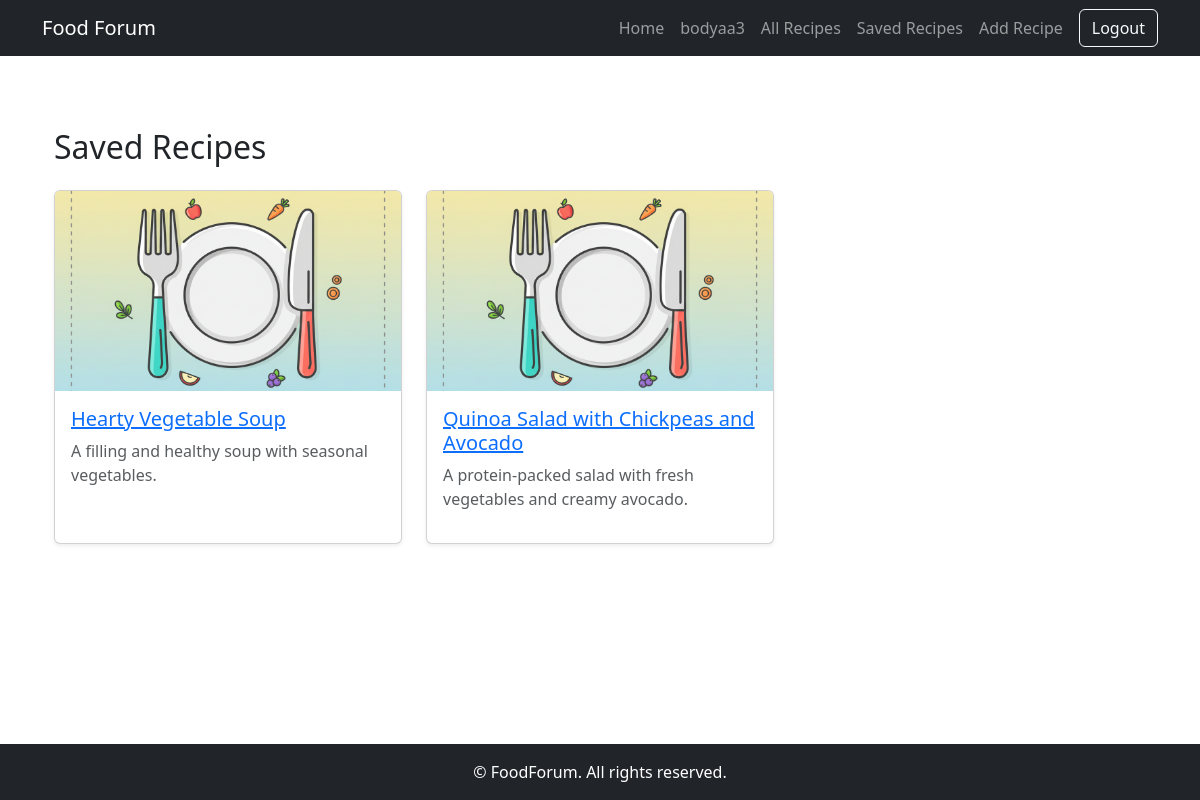
The page /forum/profile/saved/ (signed in) on the database its author committed.
### forum/models.py (models this page shows, shortened)
class FoodForumUser(AbstractUser):
    nickname = models.CharField(
        max_length=30,
        unique=True,
        validators=[MinLengthValidator(2)],
    )
    bio = models.TextField(
        blank=True,
    )
    avatar = models.ImageField(
        upload_to="avatars/",
        blank=True,
        null=True,
        help_text="Profile picture"
    )
    reputation = models.PositiveIntegerField(default=0)
    is_active_contributor = models.BooleanField(default=True)
    groups = models.ManyToManyField(
        "auth.Group",
        related_name="foodforum_users",
        blank=True,
        help_text="The groups this user belongs to."
    )
    user_permissions = models.ManyToManyField(
        "auth.Permission",
        related_name="foodforum_users_permissions",
        blank=True,
        help_text="Specific permissions for this user."
    )
    class Meta:
        verbose_name = "FoodForum User"
        verbose_name_plural = "FoodForum Users"

class SavedRecipe(models.Model):
    user = models.ForeignKey(settings.AUTH_USER_MODEL, on_delete=models.CASCADE, related_name="saved_recipes")
    recipe = models.ForeignKey("Recipe", on_delete=models.CASCADE, related_name="saved_by")
    saved_at = models.DateTimeField(auto_now_add=True)
    class Meta:
        unique_together = ("user", "recipe")
        ordering = ["-saved_at"]

class TimeTracker(models.Model):
    created_at = models.DateTimeField(auto_now_add=True)
    updated_at = models.DateTimeField(auto_now=True)
    class Meta:
        abstract = True

class Recipe(TimeTracker):
    author = models.ForeignKey("forum.FoodForumUser", on_delete=models.CASCADE, related_name="recipes")
    title = models.CharField(max_length=255, db_index=True)
    description = models.TextField(blank=True)
    recipe_text = models.TextField()
    image = models.ImageField(
        upload_to="recipes/", blank=True, null=True,
    )
    time_minutes = models.PositiveIntegerField(default=0)
    servings = models.PositiveIntegerField(default=1)
    is_published = models.BooleanField(default=True)
    class Meta:
        ordering = ["-created_at"]
        indexes = [
            models.Index(fields=["title"]),
        ]

### forum/views.py (the view)
# urls.py: path('profile/saved/', SavedRecipesView.as_view(), name='saved-recipes'),
class SavedRecipesView(LoginRequiredMixin, ListView):
    model = SavedRecipe
    template_name = "forum/saved_recipes.html"
    context_object_name = "saved_recipes"
    def get_queryset(self):
        return SavedRecipe.objects.filter(user=self.request.user).select_related('recipe')

### templates/forum/saved_recipes.html
{% extends "base.html" %}
{% load static %}
{% block content %}
<div class="container mt-5">
    <h2 class="mb-4">Saved Recipes</h2>
    <div class="row">
        {% for entry in saved_recipes %}
            {% with recipe=entry.recipe %}
            <div class="col-md-4 mb-4">
                <div class="card h-100 shadow-sm">
                    {% if recipe.image %}
                        <img src="{{ recipe.image.url }}" class="card-img-top" style="height:200px; object-fit:cover;">
                    {% else %}
                        <img src="{% static 'images/default_recipe.jpg' %}" class="card-img-top" style="height:200px; object-fit:cover;" alt="">
                    {% endif %}
                    <div class="card-body">
                        <h5 class="card-title">
                            <a href="{% url 'forum:recipe-detail' recipe.pk %}">{{ recipe.title }}</a>
                        </h5>
                        <p class="text-muted">{{ recipe.description|truncatewords:20 }}</p>
                    </div>
                </div>
            </div>
            {% endwith %}
        {% empty %}
            <p class="text-muted">You have no saved recipes yet.</p>
        {% endfor %}
    </div>
</div>
{% endblock %}

### templates/includes/navbar.html (shortened to what this page needs)
<nav class="navbar navbar-expand-lg navbar-dark bg-dark">
    <div class="container">
        <a class="navbar-brand" href="{% url 'forum:forum-home' %}">Food Forum</a>
        <div class="collapse navbar-collapse" id="navbarNav">
            <ul class="navbar-nav ms-auto align-items-center">
                <li class="nav-item">
                    <a class="nav-link" href="{% url 'forum:forum-home' %}">Home</a>
                </li>
                {% if request.user.is_authenticated %}
                    <li class="nav-item">
                        <a class="nav-link" href="{% url 'forum:profile' %}">{{ request.user.nickname }}</a>
                    </li>
                    <li class="nav-item">
                        <a class="nav-link" href="{% url 'forum:all-recipes' %}">All Recipes</a>
                    </li>
                    <li class="nav-item">
                        <a class="nav-link" href="{% url 'forum:saved-recipes' %}">Saved Recipes</a>
                    </li>
                    <li class="nav-item">
                        <a class="nav-link" href="{% url 'forum:recipe-add' %}">Add Recipe</a>
                    </li>
                    <li class="nav-item">
                        <form method="post" action="{% url 'logout' %}" class="d-inline">
                            <button type="submit" class="btn btn-outline-light ms-2">Logout</button>
                        </form>
                    </li>
                {% endif %}
            </ul>
        </div>
    </div>
</nav>

### rows shown on the page
FoodForumUser: user.nickname "bodyaa3"
SavedRecipe: recipe "Hearty Vegetable Soup", recipe.description "A filling and healthy soup with seasonal vegetables."
SavedRecipe: recipe "Quinoa Salad with Chickpeas and Avocado", recipe.description "A protein-packed salad with fresh vegetables and creamy avocado."
